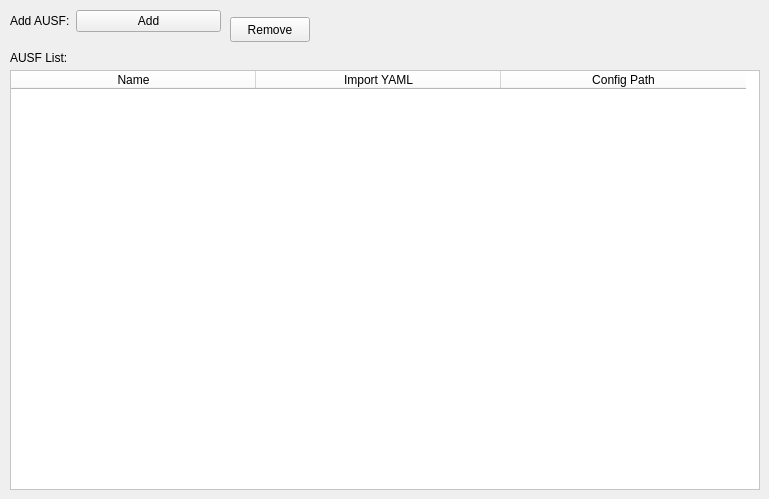
    <widget class="QWidget" name="AUSF_2">
     <attribute name="title">
      <string>AUSF</string>
     </attribute>
     <widget class="QWidget" name="formLayoutWidget_21">
      <property name="geometry">
       <rect>
        <x>10</x>
        <y>10</y>
        <width>211</width>
        <height>31</height>
       </rect>
      </property>
      <layout class="QFormLayout" name="formLayout_21">
       <item row="0" column="0">
        <widget class="QLabel" name="label_51">
         <property name="text">
          <string>Add AUSF:</string>
         </property>
        </widget>
       </item>
       <item row="0" column="1">
        <widget class="QPushButton" name="Component5G_AddAUSFButton">
         <property name="text">
          <string>Add</string>
         </property>
        </widget>
       </item>
      </layout>
     </widget>
     <widget class="QPushButton" name="Component5G_RemoveAUSFButton">
      <property name="geometry">
       <rect>
        <x>230</x>
        <y>17</y>
        <width>80</width>
        <height>25</height>
       </rect>
      </property>
      <property name="text">
       <string>Remove</string>
      </property>
     </widget>
     <widget class="QLabel" name="label_52">
      <property name="geometry">
       <rect>
        <x>10</x>
        <y>50</y>
        <width>101</width>
        <height>16</height>
       </rect>
      </property>
      <property name="text">
       <string>AUSF List:</string>
      </property>
     </widget>
     <widget class="QTableWidget" name="Component5G_AUSFtable">
      <property name="geometry">
       <rect>
        <x>10</x>
        <y>70</y>
        <width>750</width>
        <height>420</height>
       </rect>
      </property>
      <property name="styleSheet">
       <string notr="true">background-color: rgb(255, 255, 255);</string>
      </property>
      <attribute name="horizontalHeaderDefaultSectionSize">
       <number>245</number>
      </attribute>
      <attribute name="verticalHeaderHighlightSections">
       <bool>true</bool>
      </attribute>
      <column>
       <property name="text">
        <string>Name</string>
       </property>
      </column>
      <column>
       <property name="text">
        <string>Import YAML</string>
       </property>
      </column>
      <column>
       <property name="text">
        <string>Config Path</string>
       </property>
      </column>
     </widget>
    </widget>
